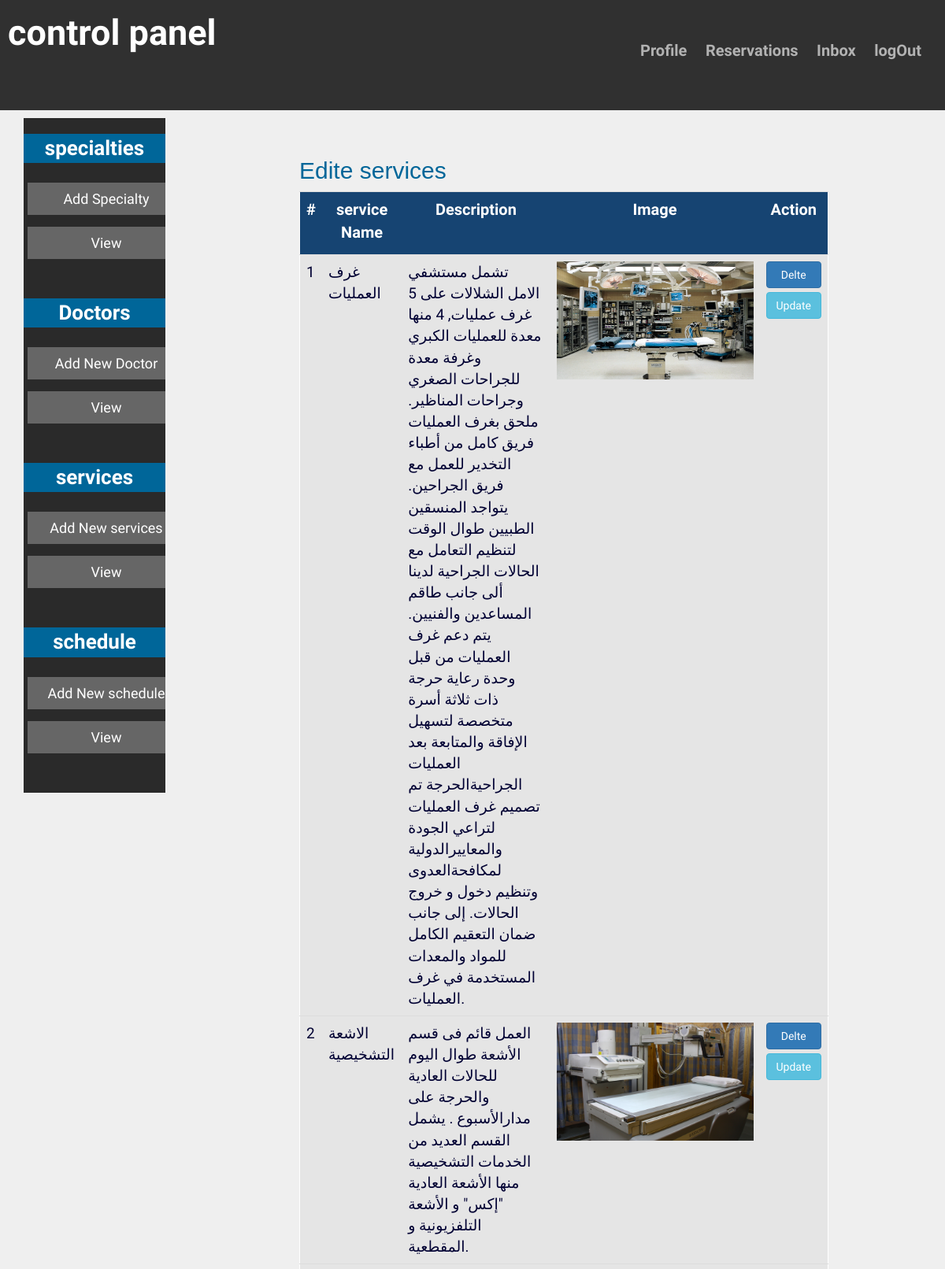
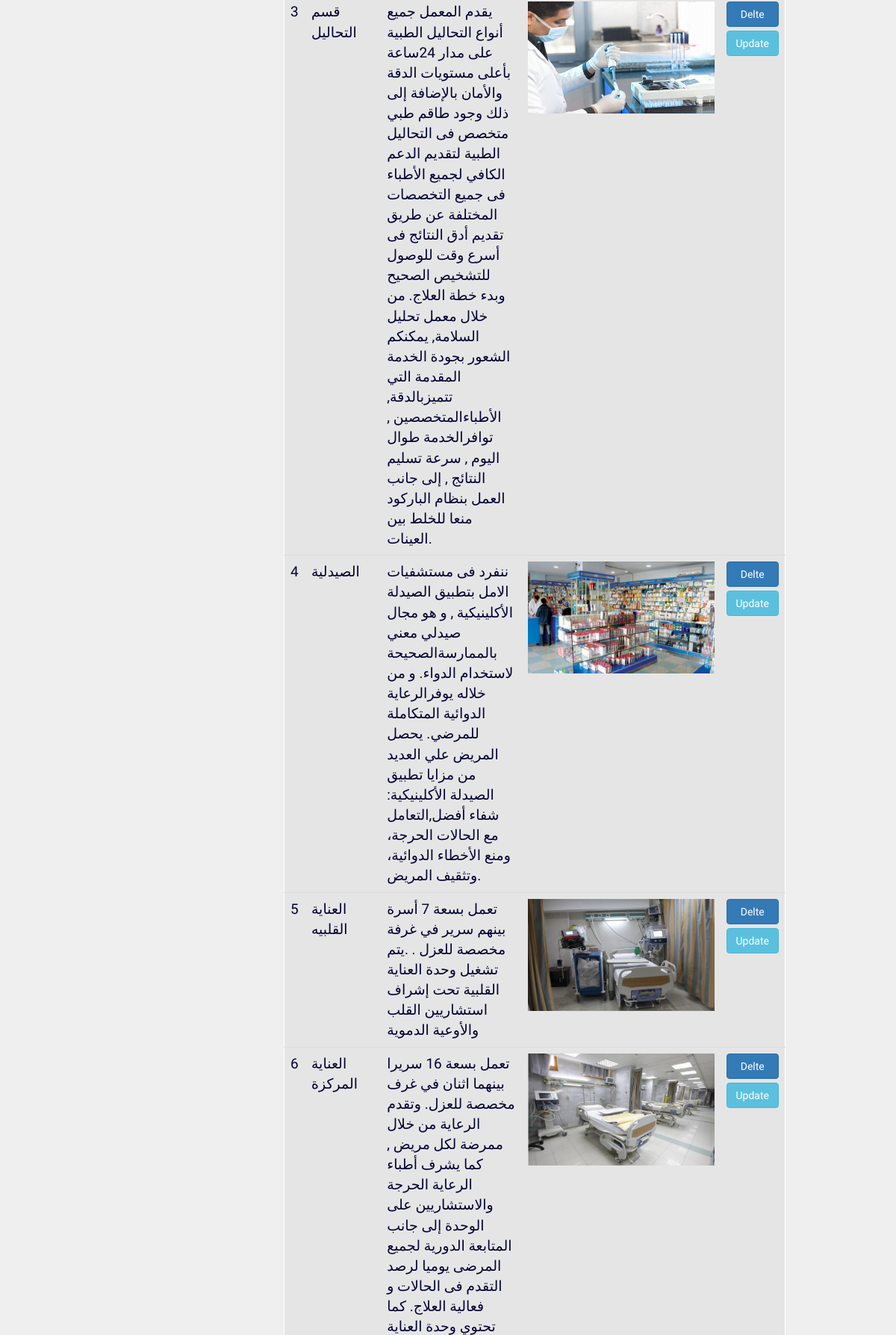
The app's page /admin/index.php?p=services_view (upper part) with its own data (2 pictures, top to bottom).
### tables this page shows
CREATE TABLE `services` (
  `serv_ID` int(11) NOT NULL,
  `Title` varchar(50) NOT NULL,
  `description` text NOT NULL,
  `pic` varchar(200) NOT NULL,
  `Admin_ID` int(11) NOT NULL
);

### admin/services_view.php (the view, shortened to what this page needs)
    <h2 class='form_title'>Edite services</h2>
   <?PHP
    include("../include/connection.php");
    mysqli_set_charset($con,'UTF8');
   $select_doctors = "SELECT * FROM `services`  " ;
   $query = mysqli_query($con,$select_doctors);
   if(mysqli_num_rows($query)>0){
	echo '  <table class="table-hover table">
	      <th class="th"> #</th>
          <th class="th">service Name </th>
		  <th class="th">Description </th>
           <th class="th">Image</th>
			   <th class="th"> Action</th>
	';
	while( $result = mysqli_fetch_array($query)) {
echo "
  <tr>
    <td class='td'> ".$result['serv_ID']."  </td>
	<td class='td'> ".$result['Title']." </td>
	<td class='td'> ".$result['description']." </td>
     <td class='td'> <img src='../images/servecis/".$result['pic']."' width='250px' height='150px' > </td>
        <td class='td'>
		<form method='post' action='index.php?p=services_update&id=".$result['serv_ID']."'>
		 <input type='submit' name='delete_service' class=' btn btn-primary btn-block button' value='Delte'/>
		<input type='submit' name='udpate' class=' btn btn-info btn-block button' value='Update'/>
		</form>
		</td>
     </tr>
    ";
 }
  echo "
  </table>";
   }
 ?>

### css/style.css (style rules this page uses)
* { margin:0; padding:0; font-family: 'Pontano Sans', sans-serif; }
img { border:none; }

### admin/css/style.css (style rules this page uses)
#body , html { background-image:url(../img/bg.jpg); background-repeat:no-repeat; background-size:cover ; height:100%; width:100% }
.form_title { color:#069 ; font-family: Tahoma, Geneva, sans-serif; font-size:30px }
table { background-color:rgba(204,204,204,.3); border:1px solid; width:65%; padding-left:20px; padding-right:20px }
.th { color:#fff ; font-size:20px; font:Tahoma, Geneva, sans-serif; text-align:center; padding-left:30px; padding-right:30px; background-color:rgba(0,51,102,.9); height:80px }
.td { color:#003 ; font-size:19px }
.button { width:30px }

### records on screen
services: serv_ID "1", Title "غرف العمليات", description "تشمل مستشفي الامل الشلالات على 5 غرف عمليات, 4 منها معدة للعمليات الكبري وغرفة معدة للجراحات الصغري وجراحات المناظير. ملحق بغرف العمليات فريق كامل من أطباء التخدير للعمل مع فريق الجراحين. يتواجد المنسقين الطبيين طوال الوقت لتنظيم التعامل مع الحالات الجراحية لدينا ألى جانب طاقم المساعدين والفنيين. يتم دعم غرف العمليات من قبل وحدة رعاية حرجة ذات ثلاثة أسرة متخصصة لتسهيل الإفاقة والمتابعة بعد العمليات الجراحيةالحرجة تم تصميم غرف العمليات لتراعي الجودة والمعاييرالدولية لمكافحةالعدوى وتنظيم دخول و خروج الحالات. إلى جانب ضمان التعقيم الكامل للمواد والمعدات المستخدمة في غرف العمليات.", pic (picture)
services: serv_ID "2", Title "الاشعة التشخيصية", description "العمل قائم فى قسم الأشعة طوال اليوم للحالات العادية والحرجة على مدارالأسبوع . يشمل القسم العديد من الخدمات التشخيصية منها الأشعة العادية \"إكس\" و الأشعة التلفزيونية و المقطعية.", pic (picture)
services: serv_ID "3", Title "قسم التحاليل", description "يقدم المعمل جميع أنواع التحاليل الطبية على مدار 24ساعة بأعلى مستويات الدقة والأمان بالإضافة إلى ذلك وجود طاقم طبي متخصص فى التحاليل الطبية لتقديم الدعم الكافي لجميع الأطباء فى جميع التخصصات المختلفة عن طريق تقديم أدق النتائج فى أسرع وقت للوصول للتشخيص الصحيح وبدء خطة العلاج. من خلال معمل تحليل السلامة, يمكنكم الشعور بجودة الخدمة المقدمة التي تتميزبالدقة, الأطباءالمتخصصين , توافرالخدمة طوال اليوم , سرعة تسليم النتائج , إلى جانب العمل بنظام الباركود منعا للخلط بين العينات.", pic (picture)
services: serv_ID "4", Title "الصيدلية", description "ننفرد فى مستشفيات الامل بتطبيق الصيدلة الأكلينيكية , و هو مجال صيدلي معني بالممارسةالصحيحة لاستخدام الدواء. و من خلاله يوفرالرعاية الدوائية المتكاملة للمرضي. يحصل المريض علي العديد من مزايا تطبيق الصيدلة الأكلينيكية: شفاء أفضل,التعامل مع الحالات الحرجة، ومنع الأخطاء الدوائية، وتثقيف المريض.", pic (picture)
services: serv_ID "5", Title "العناية القلبيه", description "تعمل بسعة 7 أسرة بينهم سرير في غرفة مخصصة للعزل . .يتم تشغيل وحدة العناية القلبية تحت إشراف استشاريين القلب والأوعية الدموية", pic (picture)
services: serv_ID "6", Title "العناية المركزة", pic (picture)
